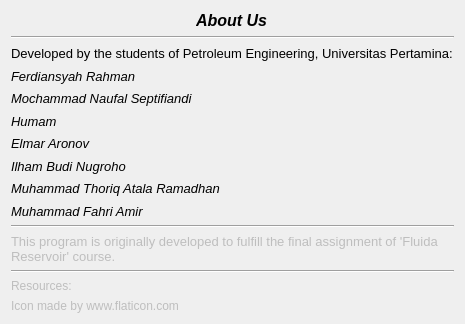
<?xml version="1.0" encoding="UTF-8"?>
<ui version="4.0">
 <class>AboutUsDialog</class>
 <widget class="QDialog" name="AboutUsDialog">
  <property name="geometry">
   <rect>
    <x>0</x>
    <y>0</y>
    <width>465</width>
    <height>324</height>
   </rect>
  </property>
  <property name="font">
   <font>
    <family>Segoe UI</family>
   </font>
  </property>
  <property name="windowTitle">
   <string>Dialog</string>
  </property>
  <property name="windowIcon">
   <iconset resource="resgui.qrc">
    <normaloff>:/icon/oil-barrel.svg</normaloff>:/icon/oil-barrel.svg</iconset>
  </property>
  <layout class="QVBoxLayout" name="verticalLayout" stretch="1,0,10,0,0,0,0,0,0">
   <item alignment="Qt::AlignHCenter">
    <widget class="QLabel" name="label">
     <property name="font">
      <font>
       <family>Segoe UI</family>
       <pointsize>12</pointsize>
       <weight>75</weight>
       <italic>true</italic>
       <bold>true</bold>
      </font>
     </property>
     <property name="text">
      <string>About Us</string>
     </property>
    </widget>
   </item>
   <item>
    <widget class="Line" name="line">
     <property name="orientation">
      <enum>Qt::Horizontal</enum>
     </property>
    </widget>
   </item>
   <item>
    <layout class="QHBoxLayout" name="horizontalLayout">
     <item>
      <layout class="QVBoxLayout" name="verticalLayout_2">
       <item>
        <widget class="QLabel" name="label_3">
         <property name="font">
          <font>
           <family>Segoe UI</family>
           <pointsize>10</pointsize>
          </font>
         </property>
         <property name="text">
          <string>Developed by the students of Petroleum Engineering, Universitas Pertamina:</string>
         </property>
        </widget>
       </item>
       <item>
        <widget class="QLabel" name="label_6">
         <property name="font">
          <font>
           <family>Segoe UI</family>
           <pointsize>10</pointsize>
           <italic>true</italic>
          </font>
         </property>
         <property name="text">
          <string>Ferdiansyah Rahman</string>
         </property>
        </widget>
       </item>
       <item>
        <widget class="QLabel" name="label_9">
         <property name="font">
          <font>
           <family>Segoe UI</family>
           <pointsize>10</pointsize>
           <italic>true</italic>
          </font>
         </property>
         <property name="text">
          <string>Mochammad Naufal Septifiandi</string>
         </property>
        </widget>
       </item>
       <item>
        <widget class="QLabel" name="label_8">
         <property name="font">
          <font>
           <family>Segoe UI</family>
           <pointsize>10</pointsize>
           <italic>true</italic>
          </font>
         </property>
         <property name="text">
          <string>Humam</string>
         </property>
        </widget>
       </item>
       <item>
        <widget class="QLabel" name="label_7">
         <property name="font">
          <font>
           <family>Segoe UI</family>
           <pointsize>10</pointsize>
           <italic>true</italic>
          </font>
         </property>
         <property name="text">
          <string>Elmar Aronov</string>
         </property>
        </widget>
       </item>
       <item>
        <widget class="QLabel" name="label_5">
         <property name="font">
          <font>
           <family>Segoe UI</family>
           <pointsize>10</pointsize>
           <italic>true</italic>
          </font>
         </property>
         <property name="text">
          <string>Ilham Budi Nugroho</string>
         </property>
        </widget>
       </item>
       <item>
        <widget class="QLabel" name="label_4">
         <property name="font">
          <font>
           <family>Segoe UI</family>
           <pointsize>10</pointsize>
           <italic>true</italic>
          </font>
         </property>
         <property name="text">
          <string>Muhammad Thoriq Atala Ramadhan</string>
         </property>
        </widget>
       </item>
       <item>
        <widget class="QLabel" name="label_2">
         <property name="font">
          <font>
           <family>Segoe UI</family>
           <pointsize>10</pointsize>
           <italic>true</italic>
          </font>
         </property>
         <property name="text">
          <string>Muhammad Fahri Amir</string>
         </property>
        </widget>
       </item>
      </layout>
     </item>
    </layout>
   </item>
   <item>
    <widget class="Line" name="line_2">
     <property name="orientation">
      <enum>Qt::Horizontal</enum>
     </property>
    </widget>
   </item>
   <item>
    <layout class="QVBoxLayout" name="verticalLayout_3">
     <item>
      <widget class="QLabel" name="label_10">
       <property name="enabled">
        <bool>false</bool>
       </property>
       <property name="font">
        <font>
         <family>MS Sans Serif</family>
         <pointsize>10</pointsize>
         <italic>false</italic>
        </font>
       </property>
       <property name="text">
        <string>This program is originally developed to fulfill the final assignment of 'Fluida Reservoir' course.</string>
       </property>
       <property name="wordWrap">
        <bool>true</bool>
       </property>
      </widget>
     </item>
    </layout>
   </item>
   <item>
    <widget class="Line" name="line_3">
     <property name="orientation">
      <enum>Qt::Horizontal</enum>
     </property>
    </widget>
   </item>
   <item>
    <widget class="QLabel" name="label_11">
     <property name="enabled">
      <bool>false</bool>
     </property>
     <property name="text">
      <string>Resources:</string>
     </property>
    </widget>
   </item>
   <item>
    <widget class="QLabel" name="label_12">
     <property name="enabled">
      <bool>false</bool>
     </property>
     <property name="text">
      <string>Icon made by www.flaticon.com</string>
     </property>
    </widget>
   </item>
   <item>
    <layout class="QVBoxLayout" name="verticalLayout_5"/>
   </item>
  </layout>
 </widget>
 <resources>
  <include location="resgui.qrc"/>
 </resources>
 <connections/>
</ui>
